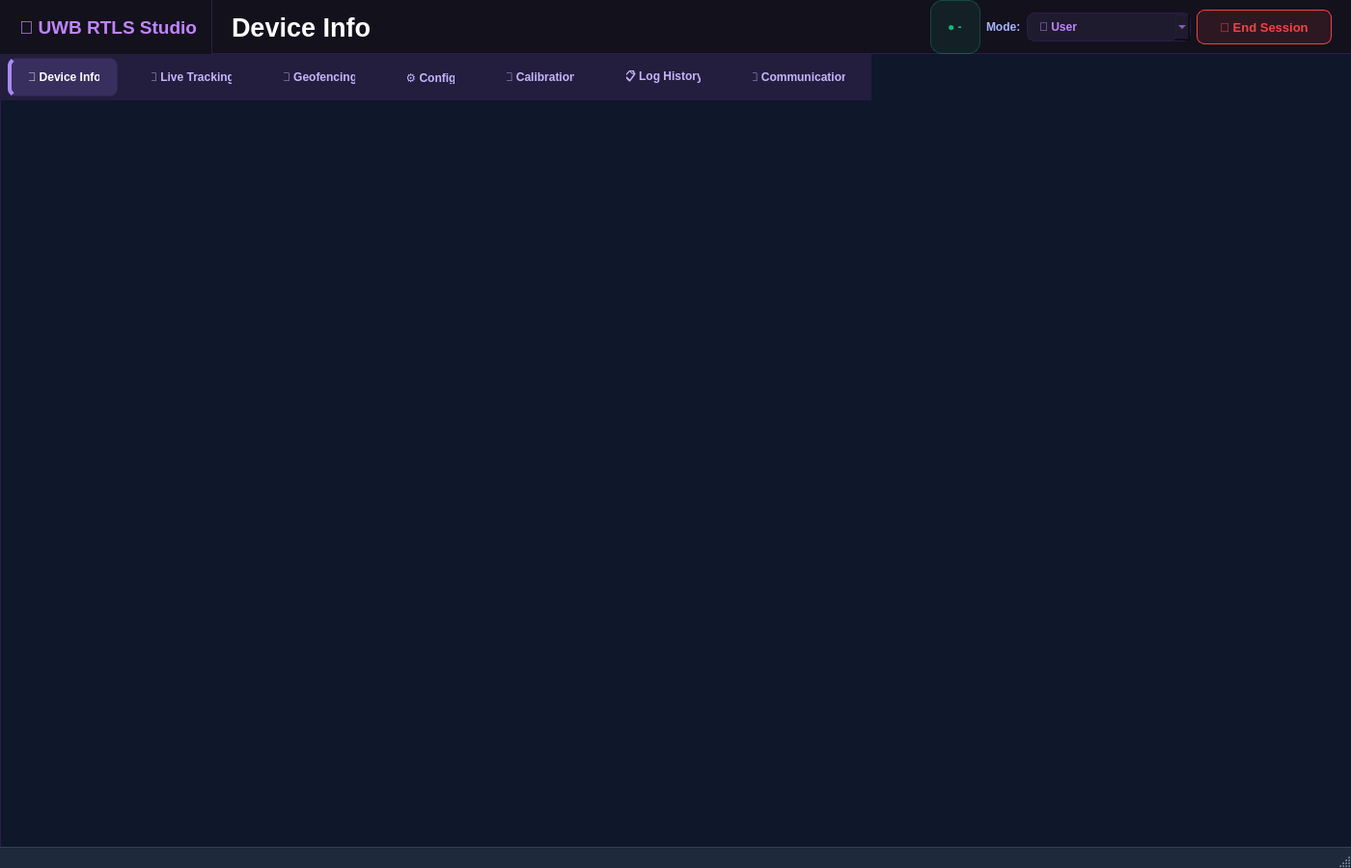
<?xml version="1.0" encoding="UTF-8"?>
<ui version="4.0">
 <class>MainWindow</class>
 <widget class="QMainWindow" name="MainWindow">
  <property name="geometry">
   <rect>
    <x>0</x>
    <y>0</y>
    <width>1400</width>
    <height>900</height>
   </rect>
  </property>
  <property name="minimumSize">
   <size>
    <width>1280</width>
    <height>820</height>
   </size>
  </property>
  <property name="windowTitle">
   <string>UWB RTLS Studio</string>
  </property>
  <property name="styleSheet">
   <string notr="true">QMainWindow#MainWindow { background-color: #0F172A; }
QWidget#centralwidget { background-color: #0F172A; }</string>
  </property>
  <widget class="QWidget" name="centralwidget">
   <layout class="QVBoxLayout" name="main_layout">
    <property name="spacing">
     <number>0</number>
    </property>
    <property name="leftMargin">
     <number>0</number>
    </property>
    <property name="topMargin">
     <number>0</number>
    </property>
    <property name="rightMargin">
     <number>0</number>
    </property>
    <property name="bottomMargin">
     <number>0</number>
    </property>
    <item>
     <widget class="QFrame" name="title_bar">
      <property name="minimumSize">
       <size>
        <width>0</width>
        <height>56</height>
       </size>
      </property>
      <property name="maximumSize">
       <size>
        <width>16777215</width>
        <height>56</height>
       </size>
      </property>
      <property name="styleSheet">
       <string notr="true">QFrame#title_bar { background: transparent; }</string>
      </property>
      <layout class="QHBoxLayout" name="tb_layout">
       <property name="spacing">
        <number>0</number>
       </property>
       <property name="leftMargin">
        <number>0</number>
       </property>
       <property name="topMargin">
        <number>0</number>
       </property>
       <property name="rightMargin">
        <number>0</number>
       </property>
       <property name="bottomMargin">
        <number>0</number>
       </property>
       <item>
        <widget class="QFrame" name="sidebar_logo_frame">
         <property name="minimumSize">
          <size>
           <width>220</width>
           <height>56</height>
          </size>
         </property>
         <property name="maximumSize">
          <size>
           <width>220</width>
           <height>56</height>
          </size>
         </property>
         <property name="styleSheet">
          <string notr="true">QFrame#sidebar_logo_frame { background-color: #13111C; border-right: 1px solid #2E1B4E; }</string>
         </property>
         <layout class="QHBoxLayout" name="logo_layout">
          <property name="leftMargin">
           <number>20</number>
          </property>
          <property name="topMargin">
           <number>0</number>
          </property>
          <property name="rightMargin">
           <number>10</number>
          </property>
          <property name="bottomMargin">
           <number>0</number>
          </property>
          <item>
           <widget class="QLabel" name="app_title">
            <property name="font">
             <font>
              <family>Segoe UI</family>
              <pointsize>14</pointsize>
              <weight>75</weight>
              <bold>true</bold>
             </font>
            </property>
            <property name="styleSheet">
             <string notr="true">color: #C084FC; background: transparent; font-weight: bold;</string>
            </property>
            <property name="text">
             <string>🔵 UWB RTLS Studio</string>
            </property>
           </widget>
          </item>
         </layout>
        </widget>
       </item>
       <item>
        <widget class="QFrame" name="header_content_frame">
         <property name="styleSheet">
          <string notr="true">QFrame#header_content_frame { background-color: #13111C; border-bottom: 1px solid #2E1B4E; }</string>
         </property>
         <layout class="QHBoxLayout" name="header_layout">
          <property name="leftMargin">
           <number>20</number>
          </property>
          <property name="topMargin">
           <number>0</number>
          </property>
          <property name="rightMargin">
           <number>20</number>
          </property>
          <property name="bottomMargin">
           <number>0</number>
          </property>
          <item>
           <widget class="QLabel" name="active_tab_title">
            <property name="font">
             <font>
              <family>Segoe UI</family>
              <pointsize>20</pointsize>
              <weight>75</weight>
              <bold>true</bold>
             </font>
            </property>
            <property name="styleSheet">
             <string notr="true">color: #FFFFFF; background: transparent; font-size: 20pt; font-weight: bold;</string>
            </property>
            <property name="text">
             <string>Device Info</string>
            </property>
           </widget>
          </item>
          <item>
           <spacer name="tb_spacer">
            <property name="orientation">
             <enum>Qt::Horizontal</enum>
            </property>
            <property name="sizeHint" stdset="0">
             <size>
              <width>40</width>
              <height>20</height>
             </size>
            </property>
           </spacer>
          </item>
          <item>
           <widget class="QLabel" name="device_badge">
            <property name="styleSheet">
             <string notr="true">color: #10B981; background: rgba(16,185,129,0.1); border: 1px solid rgba(16,185,129,0.3); border-radius: 12px; padding: 4px 14px; font-weight: bold;</string>
            </property>
            <property name="text">
             <string>● -</string>
            </property>
           </widget>
          </item>
          <item>
           <widget class="QLabel" name="mode_label">
            <property name="styleSheet">
             <string notr="true">color: #A5B4FC; background: transparent; font-weight: bold;</string>
            </property>
            <property name="text">
             <string>Mode:</string>
            </property>
           </widget>
          </item>
          <item>
           <widget class="QComboBox" name="mode_combo">
            <property name="minimumSize">
             <size>
              <width>170</width>
              <height>0</height>
             </size>
            </property>
            <property name="maximumSize">
             <size>
              <width>150</width>
              <height>16777215</height>
             </size>
            </property>
            <property name="styleSheet">
             <string notr="true">QComboBox { background: #1E1B2E; color: #C084FC; border: 1px solid #2E1B4E; border-radius: 8px; padding: 6px 12px; font-weight: bold; }
QComboBox:hover { border-color: #C084FC; }
QComboBox QAbstractItemView { background: #1E1B2E; color: #F5F3FF; border: 1px solid #2E1B4E; selection-background-color: #4C1D95; }</string>
            </property>
            <item>
             <property name="text">
              <string>👤 User</string>
             </property>
            </item>
            <item>
             <property name="text">
              <string>🔧 Developer</string>
             </property>
            </item>
           </widget>
          </item>
          <item>
           <widget class="QPushButton" name="btn_end_session">
            <property name="minimumSize">
             <size>
              <width>140</width>
              <height>36</height>
             </size>
            </property>
            <property name="maximumSize">
             <size>
              <width>140</width>
              <height>36</height>
             </size>
            </property>
            <property name="styleSheet">
             <string notr="true">QPushButton { background: rgba(239,68,68,0.12); color: #EF4444; border: 1px solid #EF4444; border-radius: 8px; font-weight: bold; font-size: 13px; }
QPushButton:hover { background: #EF4444; color: #F8FAFC; }</string>
            </property>
            <property name="text">
             <string>🔴 End Session</string>
            </property>
           </widget>
          </item>
         </layout>
        </widget>
       </item>
      </layout>
     </widget>
    </item>
    <item>
     <widget class="LeftTabWidget" name="tabs">
      <property name="styleSheet">
       <string notr="true">LeftTabWidget { background-color: #231E3D; }
QTabWidget::pane { border: none; border-left: 1px solid #2E1B4E; background: #0F172A; }
QTabBar { background-color: #231E3D; padding: 12px 0px; }
QTabBar::tab { background: #231E3D; color: #C4B5FD; border: 1px solid transparent; border-radius: 8px; padding: 12px 18px; margin: 4px 8px; font-weight: bold; }
QTabBar::tab:selected { background: #382F5F; color: #FFFFFF; border-left: 4px solid #A78BFA; }
QTabBar::tab:hover:!selected { background: #302852; color: #F5F3FF; }</string>
      </property>
      <widget class="DeviceInfoTab" name="tab_device">
       <attribute name="title">
        <string>📱 Device Info</string>
       </attribute>
      </widget>
      <widget class="LiveTrackingTab" name="tab_tracking">
       <attribute name="title">
        <string>📍 Live Tracking</string>
       </attribute>
      </widget>
      <widget class="LiveTrackingTab" name="tab_spatial_constraints">
       <attribute name="title">
        <string>📍 Geofencing</string>
       </attribute>
      </widget>
      <widget class="ConfigTab" name="tab_config">
       <attribute name="title">
        <string>⚙ Config</string>
       </attribute>
      </widget>
      <widget class="CalibrationTab" name="tab_calibration">
       <attribute name="title">
        <string>🔧 Calibration</string>
       </attribute>
      </widget>
      <widget class="LogTab" name="tab_log">
       <attribute name="title">
        <string>📋 Log History</string>
       </attribute>
      </widget>
      <widget class="CommunicationTab" name="tab_communication">
       <attribute name="title">
        <string>📡 Communication</string>
       </attribute>
      </widget>
     </widget>
    </item>
   </layout>
  </widget>
  <widget class="QStatusBar" name="statusbar">
   <property name="styleSheet">
    <string notr="true">QStatusBar { background: #1E293B; color: #94A3B8; border-top: 1px solid #334155; font-size: 12px; padding: 4px 12px; }
QStatusBar QLabel { background: transparent; }</string>
   </property>
  </widget>
 </widget>
 <customwidgets>
  <customwidget>
   <class>LeftTabWidget</class>
   <extends>QTabWidget</extends>
   <header>views.components.left_tab_widget</header>
   <container>1</container>
  </customwidget>
  <customwidget>
   <class>DeviceInfoTab</class>
   <extends>QWidget</extends>
   <header>views.tabs.device_info_tab</header>
   <container>1</container>
  </customwidget>
  <customwidget>
   <class>LiveTrackingTab</class>
   <extends>QWidget</extends>
   <header>views.tabs.live_tracking_tab</header>
   <container>1</container>
  </customwidget>
  <customwidget>
   <class>ConfigTab</class>
   <extends>QWidget</extends>
   <header>views.tabs.config_tab</header>
   <container>1</container>
  </customwidget>
  <customwidget>
   <class>CalibrationTab</class>
   <extends>QWidget</extends>
   <header>views.tabs.calibration_tab</header>
   <container>1</container>
  </customwidget>
  <customwidget>
   <class>LogTab</class>
   <extends>QWidget</extends>
   <header>views.tabs.log_tab</header>
   <container>1</container>
  </customwidget>
  <customwidget>
   <class>CommunicationTab</class>
   <extends>QWidget</extends>
   <header>views.tabs.communication_tab</header>
   <container>1</container>
  </customwidget>
 </customwidgets>
 <resources/>
 <connections/>
</ui>
